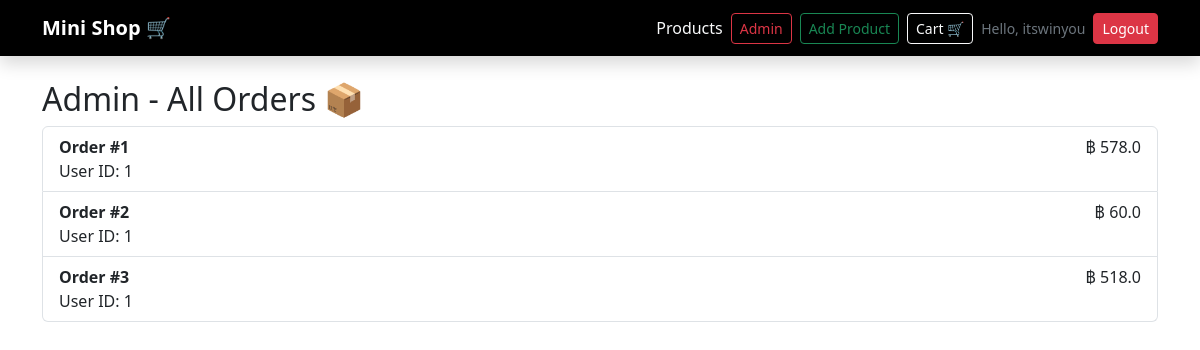
Page /admin/orders (signed in) on the earlier database version.
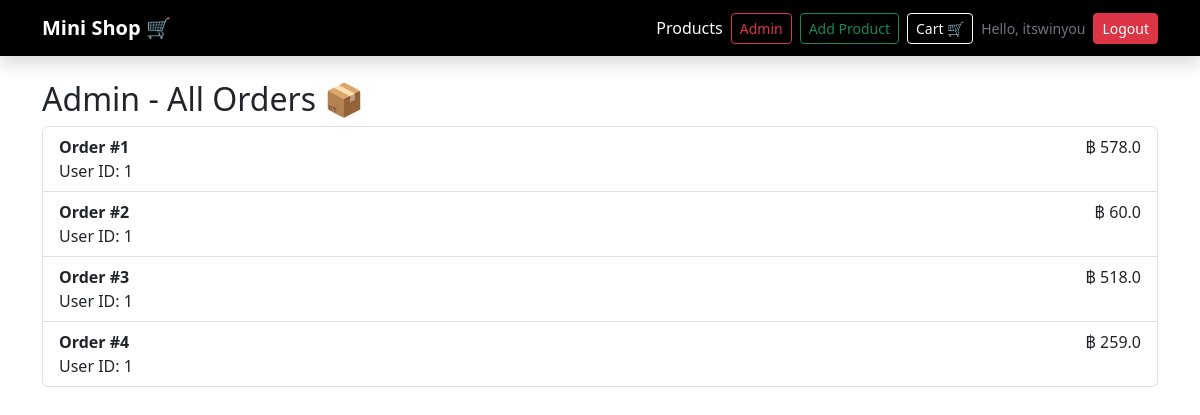
Same page on the later database version.
### models.py (models this page shows)
class User(db.Model, UserMixin):
    id = db.Column(db.Integer, primary_key=True)
    username = db.Column(db.String(100), nullable=False)
    email = db.Column(db.String(100), unique=True, nullable=False)
    password = db.Column(db.String(200), nullable=False)
    is_admin = db.Column(db.Boolean, default=False)

class Order(db.Model):
    id = db.Column(db.Integer, primary_key=True)
    user_id = db.Column(db.Integer, db.ForeignKey('user.id'))
    total_price = db.Column(db.Float)

### app.py (the view)
@app.route('/admin/orders')
@login_required
def admin_orders():
    orders = Order.query.all()
    return render_template('admin_orders.html', orders=orders)

### app.py (called while the page is built)
@login_manager.user_loader
def load_user(user_id):
    return User.query.get(int(user_id))

### templates/admin_orders.html
{% extends "base.html" %}
{% block content %}
<h2>Admin - All Orders 📦</h2>
{% if orders %}
    <ul class="list-group">
        {% for order in orders %}
            <li class="list-group-item d-flex justify-content-between">
                <div>
                    <strong>Order #{{ order.id }}</strong><br>
                    User ID: {{ order.user_id }}
                </div>
                <div>
                    ฿ {{ order.total_price }}
                </div>
            </li>
        {% endfor %}
    </ul>
{% else %}
    <p>No orders yet.</p>
{% endif %}
{% endblock %}

### templates/base.html (shortened to what this page needs)
<!DOCTYPE html>
<html lang="en">
<head>
    <link href="https://cdn.jsdelivr.net/npm/bootstrap@5.3.2/dist/css/bootstrap.min.css" rel="stylesheet">
</head>
<body>
<nav class="navbar navbar-expand-lg navbar-dark bg-black shadow">
    <div class="container">
        <a class="navbar-brand fw-bold" href="/">Mini Shop 🛒</a>
        <div class="d-flex align-items-center gap-2">
            <a class="nav-link text-light" href="/products">Products</a>
            {% if current_user.is_authenticated %}
                {% if current_user.is_admin %}
                    <a class="btn btn-outline-danger btn-sm"
                       href="{{ url_for('admin_orders') }}">
                        Admin
                    </a>
                {% endif %}
                <a class="btn btn-outline-success btn-sm"
                   href="{{ url_for('add_product') }}">
                    Add Product
                </a>
                <a class="btn btn-outline-light btn-sm"
                   href="/cart">
                    Cart 🛒
                </a>
                <span class="text-secondary small">
                    Hello, {{ current_user.username }}
                </span>
                <a class="btn btn-danger btn-sm"
                   href="/logout">
                    Logout
                </a>
            {% else %}
                <a class="btn btn-outline-light btn-sm"
                   href="/login">Login</a>
                <a class="btn btn-warning btn-sm"
                   href="/register">Register</a>
            {% endif %}
        </div>
    </div>
</nav>
<div class="container mt-4">
    {% block content %}
    {% endblock %}
</div>
</body>
</html>

Differences in the rows shown:
added Order: id "4", user_id "1", total_price "259.0"
